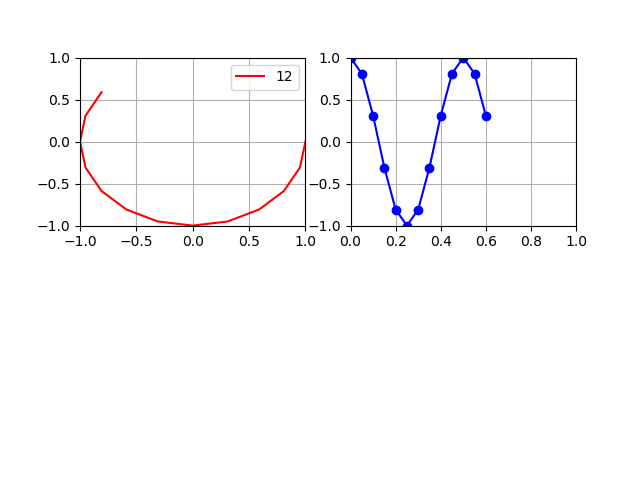

Generate this figure with Python:
import numpy as np
import matplotlib.pyplot as plt
from matplotlib.animation import FuncAnimation
from buttons import buttonOnFigure
#--------------------------------------
fig        = plt.figure()
fs         = 20
N          = 20
#--------------------------------------
circleAxe  = fig.add_subplot(2,2,1)
circleLn,  = plt.plot([],[],'r-')
circleAxe.grid(True)
circleAxe.set_xlim(-1,1)
circleAxe.set_ylim(-1,1)
circleLn.set_label(0)
circleLg=circleAxe.legend()
circleFrec = 1
circleData = []
def circle(f,n):
    return np.exp(-1j*2*np.pi*f*n*1/fs)
#--------------------------------------
signalAxe  = fig.add_subplot(2,2,2)
signalLn,  = plt.plot([],[],'b-o')
signalAxe.grid(True)
signalAxe.set_xlim(0,N/fs)
signalAxe.set_ylim(-1,1)
signalFrec = 2
signalData=[]
def signal(f,n):
    return np.cos(2*np.pi*f*n*1/fs)
#--------------------------------------
tData=np.arange(0,N/fs,1/fs)

def init():
    return circleLn,circleLg,signalLn,
def update(n):
    global circleData,signalData
    circleData.append(circle(circleFrec,n))
    circleLn.set_data(np.real(circleData),
                      np.imag(circleData))
    signalData.append(signal(signalFrec,n))
    signalLn.set_data(tData[:n+1],signalData)

    if n==N-1:
        circleData=[]
        signalData=[]
    circleLn.set_label(n)
    circleLg=circleAxe.legend()
    return circleLn,circleLg,signalLn,

ani=FuncAnimation(fig,update,N,init,interval=500 ,blit=True,repeat=True)
plt.get_current_fig_manager().window.showMaximized()
b=buttonOnFigure(fig,ani)
plt.show()
